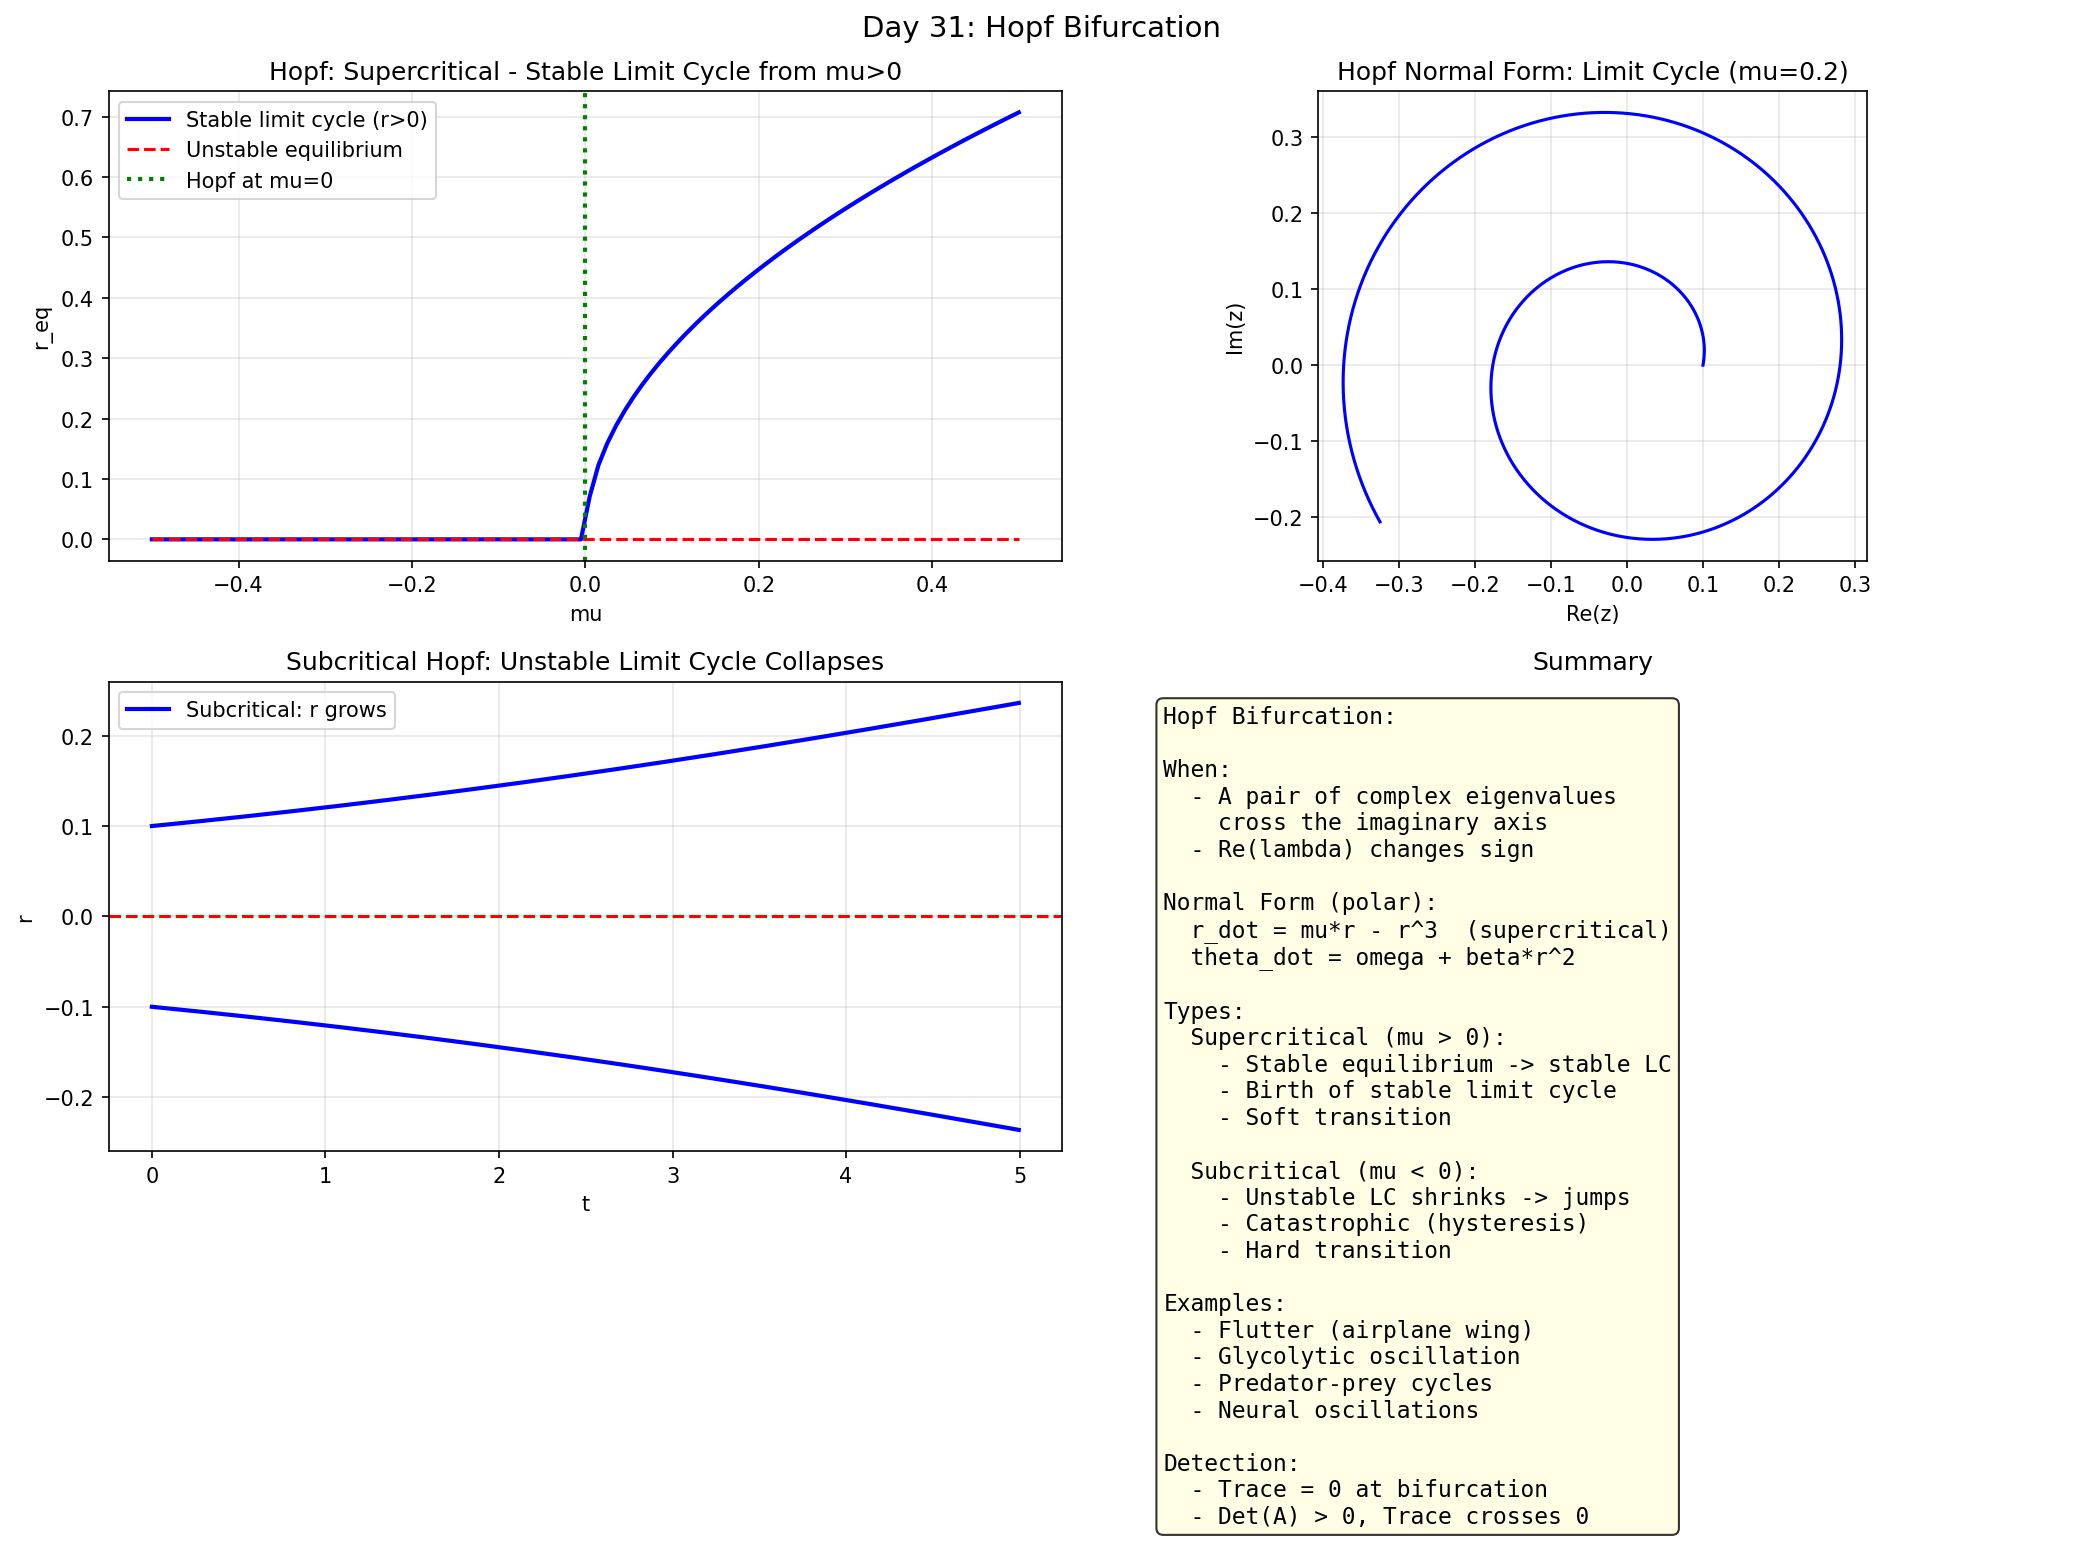

This figure's Python source:
import numpy as np
import matplotlib
matplotlib.use('Agg')
import matplotlib.pyplot as plt

print("Day 31: Hopf Bifurcation")

fig, axes = plt.subplots(2, 2, figsize=(14, 10))
fig.suptitle('Day 31: Hopf Bifurcation', fontsize=14)

# ===== Hopf: Complex Eigenvalues Cross Imag Axis =====
# Normal form: r_dot = mu*r - r^3
# theta_dot = omega + beta*r^2

mu_vals = np.linspace(-0.5, 0.5, 100)
r_eq = np.sqrt(np.maximum(mu_vals, 0))

ax = axes[0, 0]
ax.plot(mu_vals, r_eq, 'b-', lw=2, label='Stable limit cycle (r>0)')
ax.plot(mu_vals, np.zeros_like(mu_vals), 'r--', lw=1.5, label='Unstable equilibrium')
ax.axvline(x=0, color='green', ls=':', lw=2, label='Hopf at mu=0')
ax.set_xlabel('mu')
ax.set_ylabel('r_eq')
ax.set_title('Hopf: Supercritical - Stable Limit Cycle from mu>0')
ax.legend()
ax.grid(True, alpha=0.3)

# ===== Hopf Animation (static simulation) =====
# Hopf normal form: z_dot = (mu + i)*z - |z|^2*z
# In polar: r_dot = mu*r - r^3, theta_dot = 1

mu = 0.2  # supercritical
T = 10.0
dt = 0.01
N = int(T/dt)
t = np.linspace(0, T, N)
r = np.zeros(N)
theta = np.zeros(N)
r[0] = 0.1
theta[0] = 0.0

for i in range(N-1):
    r[i+1] = r[i] + (mu*r[i] - r[i]**3) * dt
    theta[i+1] = theta[i] + 1.0 * dt

x = r * np.cos(theta)
y = r * np.sin(theta)

ax = axes[0, 1]
ax.plot(x, y, 'b-', lw=1.5)
ax.set_xlabel('Re(z)')
ax.set_ylabel('Im(z)')
ax.set_title(f'Hopf Normal Form: Limit Cycle (mu={mu})')
ax.set_aspect('equal')
ax.grid(True, alpha=0.3)

# ===== Supercritical vs Subcritical =====
mu_sub = -0.2  # subcritical
r_sub = np.zeros(N)
r_sub[0] = 0.3  # start close to origin

for i in range(N-1):
    r_sub[i+1] = r_sub[i] + (mu_sub*r_sub[i] + r_sub[i]**3) * dt
    if r_sub[i+1] > 10:
        r_sub[i+1:] = 10.0
        break

ax = axes[1, 0]
ax.plot(t[:500], r[:500], 'b-', lw=2, label='Subcritical: r grows')
ax.plot(t[:500], -r[:500], 'b-', lw=2)
ax.axhline(y=0, color='red', ls='--', lw=1.5)
ax.set_xlabel('t')
ax.set_ylabel('r')
ax.set_title('Subcritical Hopf: Unstable Limit Cycle Collapses')
ax.legend()
ax.grid(True, alpha=0.3)

ax = axes[1, 1]
ax.axis('off')
ax.text(0.05, 0.95,
    "Hopf Bifurcation:\n\n"
    "When:\n"
    "  - A pair of complex eigenvalues\n"
    "    cross the imaginary axis\n"
    "  - Re(lambda) changes sign\n\n"
    "Normal Form (polar):\n"
    "  r_dot = mu*r - r^3  (supercritical)\n"
    "  theta_dot = omega + beta*r^2\n\n"
    "Types:\n"
    "  Supercritical (mu > 0):\n"
    "    - Stable equilibrium -> stable LC\n"
    "    - Birth of stable limit cycle\n"
    "    - Soft transition\n\n"
    "  Subcritical (mu < 0):\n"
    "    - Unstable LC shrinks -> jumps\n"
    "    - Catastrophic (hysteresis)\n"
    "    - Hard transition\n\n"
    "Examples:\n"
    "  - Flutter (airplane wing)\n"
    "  - Glycolytic oscillation\n"
    "  - Predator-prey cycles\n"
    "  - Neural oscillations\n\n"
    "Detection:\n"
    "  - Trace = 0 at bifurcation\n"
    "  - Det(A) > 0, Trace crosses 0",
    transform=ax.transAxes, va='top', fontsize=11,
    fontfamily='monospace', bbox=dict(boxstyle='round', facecolor='lightyellow', alpha=0.8))
ax.set_title('Summary')

plt.tight_layout()
plt.savefig('C:/Users/WUccc/.openclaw/workspace/notes/工程控制论/code/day31_hopf.png', dpi=150, bbox_inches='tight')
print("Figure saved!")
